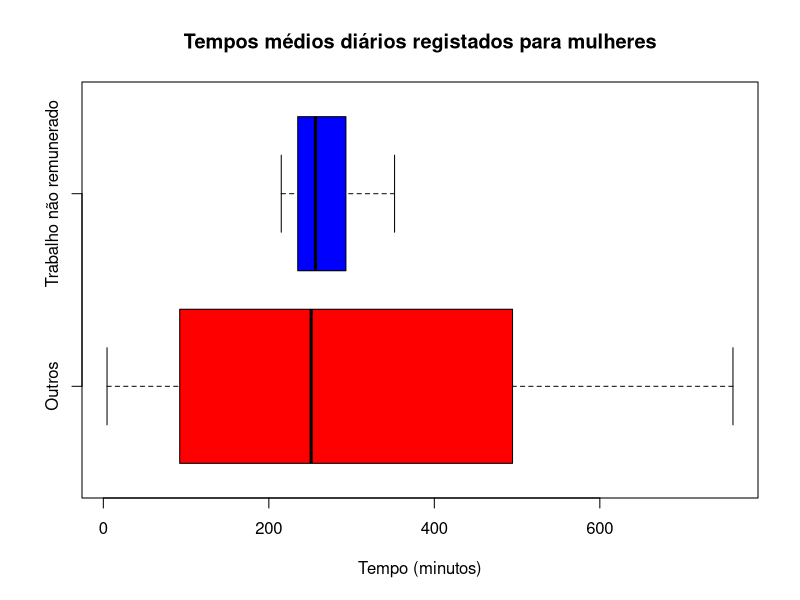

Generate this figure with R:
dados = read.csv("./TIME_USE_24092022.csv")
dados = subset(dados, País != "África do Sul")

outros_mulheres = subset(dados,
                          Ocupação != "Trabalho não remunerado" & Sexo == "Mulheres",
                          select = "Tempo")

nao_remunerado_mulheres = subset(dados,
                                  Ocupação == "Trabalho não remunerado" & Sexo == "Mulheres",
                                  select = "Tempo")

boxplot( c(outros_mulheres, nao_remunerado_mulheres),
        names = c("Outros","Trabalho não remunerado"),
        col = c('red','blue'),
        horizontal = TRUE,
        main = "Tempos médios diários registados para mulheres",
        xlab = "Tempo (minutos)")